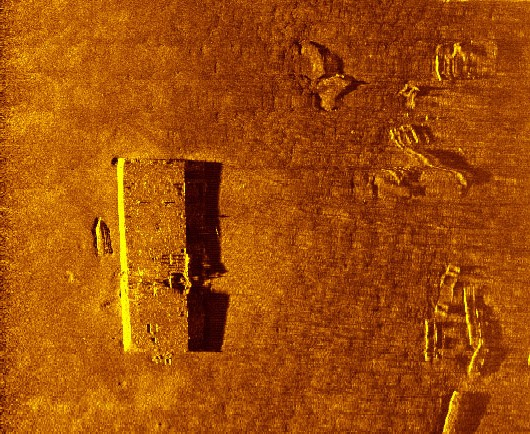
%> input picture data/images/scan-2200s-5.jpg, 530 x 434 px
$ octave criminisi_inpainting.m   (GNU Octave 9; MATLAB toolbox functions it lacks are replaced by stand-ins)
%> lines starting %> are read from the running program, lines starting %| are printed output that depends on the picture; in (x1, y1, x2, y2) boxes, pixels count from 0 and x2, y2 are one past the last pixel; in counts of white or black regions, pixels touching at a corner belong together; the program's own positions count from 1
% метод Criminisi Inpainting для удаления теней

clc; clear all; close all;

% Загрузка изображения
originalImage = imread('../data/images/scan-2200s-5.jpg');
%> originalImage is the input picture: size 434x530x3 uint8; mean R, G, B 161.9, 77.4, 9.9

% Предварительная обработка изображения
% Изменение размера изображения (если требуется)
% resizedImage = originalImage;
resizedImage = imresize(originalImage, [512, 512]);
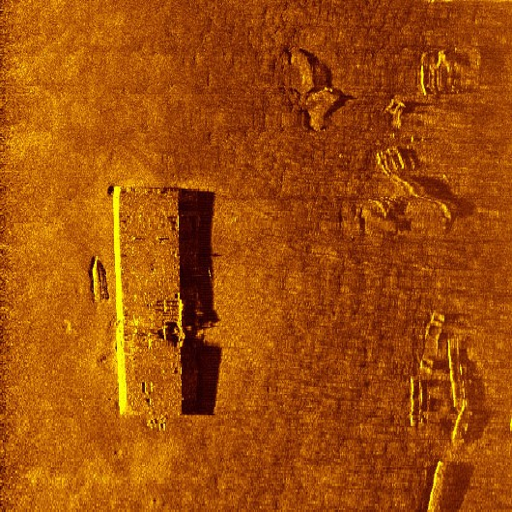
%> resizedImage: size 512x512x3 uint8; mean R, G, B 161.9, 77.4, 10

% Преобразование изображения в оттенки серого
if size(resizedImage, 3) == 3
    % Преобразование изображения в оттенки серого
    grayImage = rgb2gray(resizedImage);
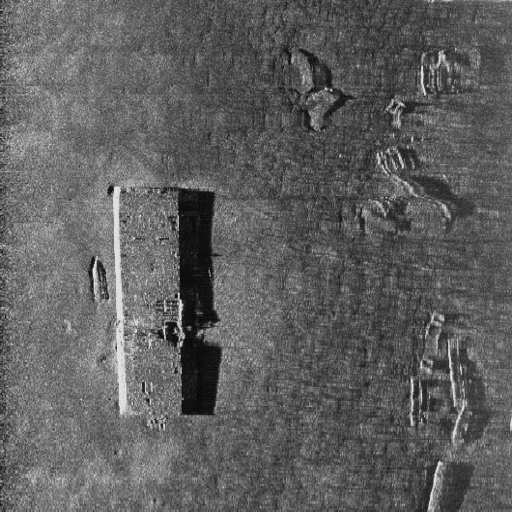
%> grayImage: size 512x512 uint8; min 8, max 234, mean 95
else
    % Изображение уже чёрно-белое
    grayImage = resizedImage;
end

% Устранение шума с использованием медианного фильтра
% denoisedImage = medfilt2(grayImage);

% Повышение качества изображения (гистограммное выравнивание)
% enhancedImage = histeq(grayImage);
enhancedImage = grayImage;

% Применение алгоритма k-means для сегментации теней
% Установка количества кластеров (например, 3: фон, объект, тень)
numClusters = 3;

% Преобразуем изображение в вектор для k-means
imageVector = double(enhancedImage(:)); % Одномерный вектор из изображения

% Применяем k-means
clusterIdx = kmeans(imageVector, numClusters, 'MaxIter', 1000);

% Проверка размера clusterIdx
disp(['Размер clusterIdx: ', num2str(size(clusterIdx))]); % Ожидается [numPixels x 1]
%| Размер clusterIdx: 262144       1

% Преобразуем вектор кластеров обратно в размер изображения
clusteredImage = reshape(clusterIdx, size(enhancedImage)); % Преобразование в двумерную матрицу
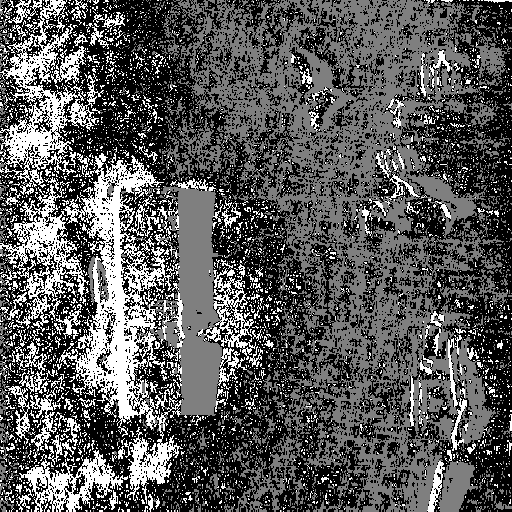
%> clusteredImage: size 512x512 double; min 1, max 3, mean 1.7; drawn with min black and max white

% Идентификация теневого сегмента (выбор кластера с низкой интенсивностью)
% Находим минимальный центр кластера (теневые области)
clusterCenters = accumarray(clusterIdx, imageVector, [], @mean);
%> clusterCenters = [99.55; 62.83; 140.5]
[~, shadowCluster] = min(clusterCenters);
%> shadowCluster = 2

% Создаем бинарную маску для теней
shadowMask = clusteredImage == shadowCluster;
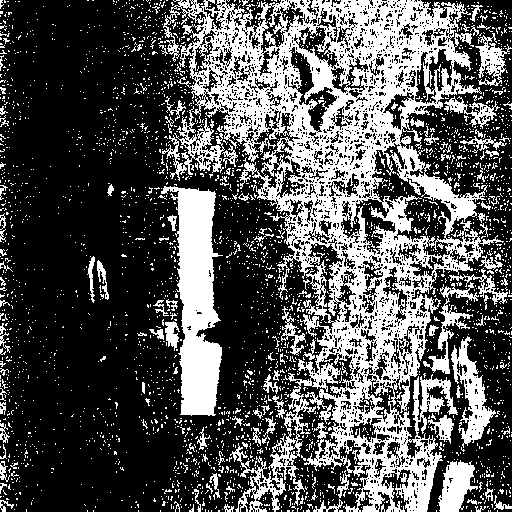
%> shadowMask: size 512x512 logical; 33.1% white; 3112 white regions (2978 under 20 px), largest, box (x1, y1, x2, y2) and area: (163, 0, 504, 512) 56534, (161, 186, 223, 416) 7834, (451, 336, 496, 448) 1799

% Заполнение теневых областей с помощью Criminisi Inpainting
% Определяем область для заполнения
inpaintRegion = shadowMask;

% Преобразуем изображение в цветное для восстановления
rgbImage = resizedImage;

% Заполнение теней алгоритмом Criminisi Inpainting
% Если inpaintExemplar отсутствует, это нужно заменить на доступную функцию восстановления
try
    filledImage = inpaintExemplar(rgbImage, inpaintRegion);
catch
    warning('Функция inpaintExemplar отсутствует! Пропускаем этап восстановления.');
    filledImage = rgbImage; % Просто используем исходное изображение
end

% Постобработка: морфологические операции для сглаживания границ
se = strel('square', 5); % Структурирующий элемент (диск радиусом 5)
smoothedMask = imdilate(inpaintRegion, se);
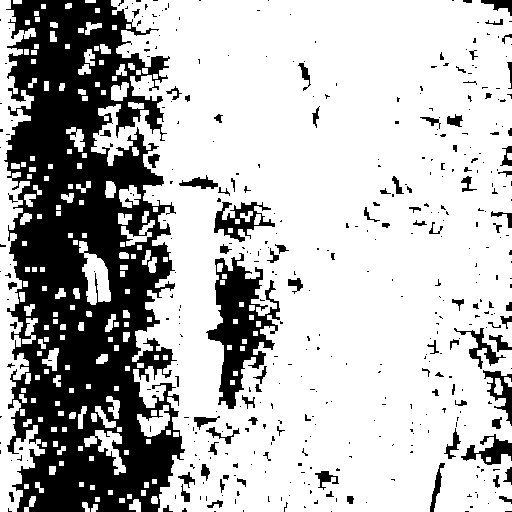
%> smoothedMask: size 512x512 logical; 72.4% white; 431 black regions (334 under 20 px), largest, box (x1, y1, x2, y2) and area: (4, 0, 185, 512) 57629, (206, 253, 280, 409) 4880, (214, 202, 275, 242) 1009
finalImage = imerode(filledImage, se);
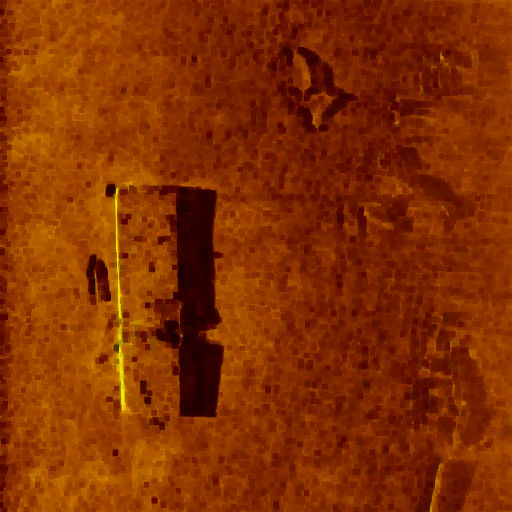
%> finalImage: size 512x512x3 uint8; mean R, G, B 132.6, 47.6, 0

% Отображение результатов
figure;
imshow(originalImage);
title('Оригинальное изображение');

figure;
imshow(shadowMask);
title('Маска теневых областей');

figure;
imshow(filledImage);
title('После Criminisi Inpainting');

$ run again, with data/images/6_copy.jpg copied over data/images/scan-2200s-5.jpg
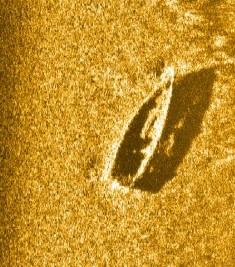
%> input picture data/images/6_copy.jpg, 235 x 267 px
%> originalImage is the input picture: size 267x235x3 uint8; mean R, G, B 194.5, 144.5, 40.2
%| Размер clusterIdx: 262144       1
%> `clusteredImage = reshape(clusterIdx, size(enhancedImage));`:
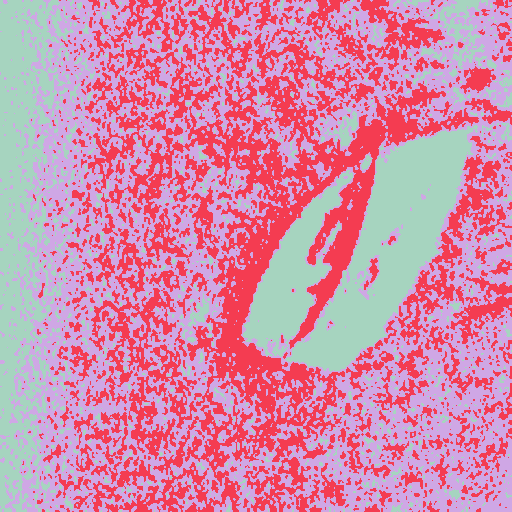
%> clusteredImage: size 512x512 double; 3 distinct labels, from 1 to 3; one colour per label, 0 black
%> clusterCenters = [91.92; 187.3; 144]
%> shadowCluster = 1
%> shadowMask: size 512x512 logical; 20.9% white; 1499 white regions (1366 under 20 px), largest, box (x1, y1, x2, y2) and area: (0, 0, 74, 512) 17680, (285, 125, 478, 372) 16967, (243, 170, 353, 357) 6708
%> smoothedMask: size 512x512 logical; 45.6% white; 563 white regions (3 under 20 px), largest, box (x1, y1, x2, y2) and area: (0, 0, 103, 512) 36107, (241, 121, 512, 374) 29417, (389, 0, 512, 110) 5545
%> `finalImage = imerode(filledImage, se);`:
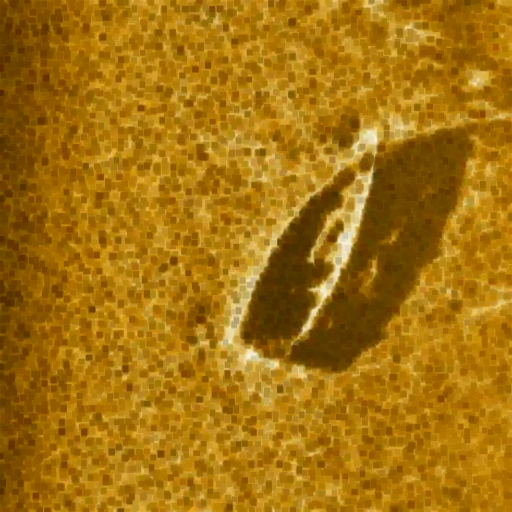
%> finalImage: size 512x512x3 uint8; mean R, G, B 165.4, 114.9, 14.5

$ run again, with data/images/others_264.jpg copied over data/images/scan-2200s-5.jpg
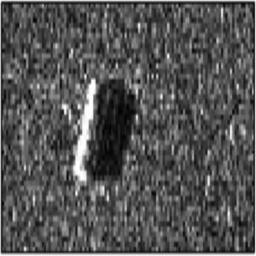
%> input picture data/images/others_264.jpg, 256 x 256 px
%> originalImage is the input picture: size 256x256 uint8; min 0, max 255, mean 83.7
%| Размер clusterIdx: 262144       1
%> `clusteredImage = reshape(clusterIdx, size(enhancedImage));`:
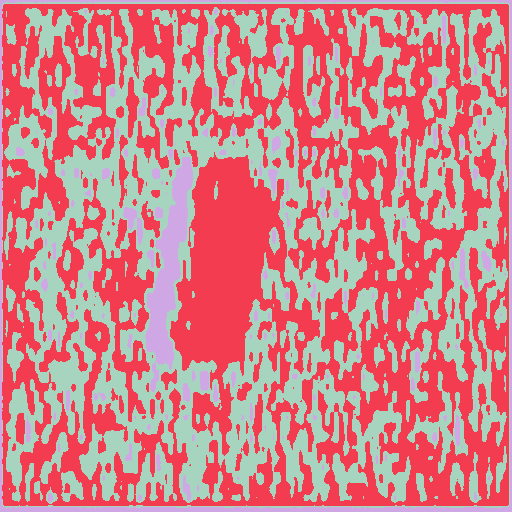
%> clusteredImage: size 512x512 double; 3 distinct labels, from 1 to 3; one colour per label, 0 black
%> clusterCenters = [101.6; 54.75; 197]
%> shadowCluster = 2
%> shadowMask: size 512x512 logical; 50.2% white; 151 black regions (46 under 20 px), largest, box (x1, y1, x2, y2) and area: (14, 9, 378, 503) 62707, (438, 9, 508, 447) 11264, (0, 0, 512, 512) 8015
%> smoothedMask: size 512x512 logical; 77.1% white; 296 black regions (132 under 20 px), largest, box (x1, y1, x2, y2) and area: (57, 85, 214, 500) 13295, (0, 0, 512, 512) 3598, (192, 100, 306, 246) 2909
%> `finalImage = imerode(filledImage, se);`:
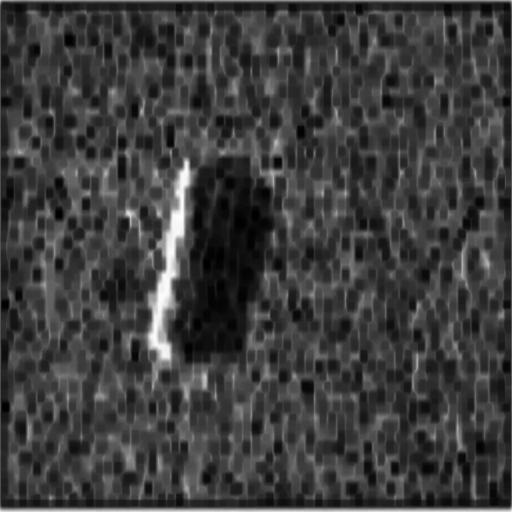
%> finalImage: size 512x512 uint8; min 0, max 253, mean 61.2

$ run again, with data/images/others_286.jpg copied over data/images/scan-2200s-5.jpg
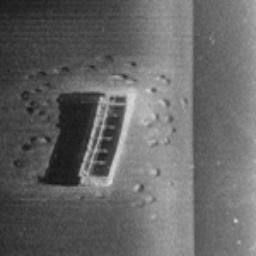
%> input picture data/images/others_286.jpg, 256 x 256 px
%> originalImage is the input picture: size 256x256 uint8; min 21, max 218, mean 101.4
%| Размер clusterIdx: 262144       1
%> `clusteredImage = reshape(clusterIdx, size(enhancedImage));`:
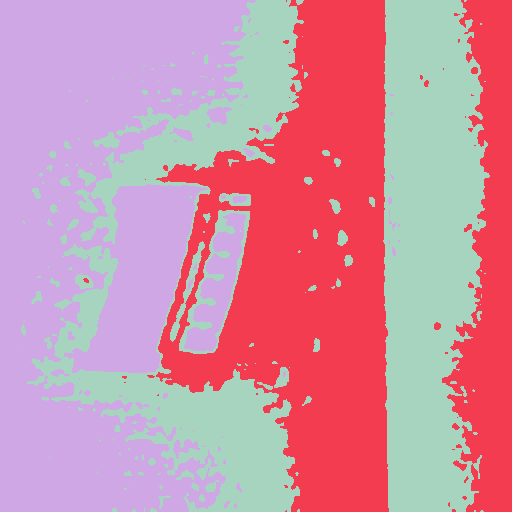
%> clusteredImage: size 512x512 double; 3 distinct labels, from 1 to 3; one colour per label, 0 black
%> clusterCenters = [99.36; 144.3; 60.23]
%> shadowCluster = 3
%> shadowMask: size 512x512 logical; 33.5% white; 56 white regions (37 under 20 px), largest, box (x1, y1, x2, y2) and area: (0, 0, 256, 512) 82893, (184, 213, 246, 351) 3399, (206, 107, 233, 125) 284
%> smoothedMask: size 512x512 logical; 38.5% white; 28 white regions, largest, box (x1, y1, x2, y2) and area: (0, 0, 261, 512) 93983, (182, 211, 248, 353) 4618, (386, 237, 402, 258) 206
%> `finalImage = imerode(filledImage, se);`:
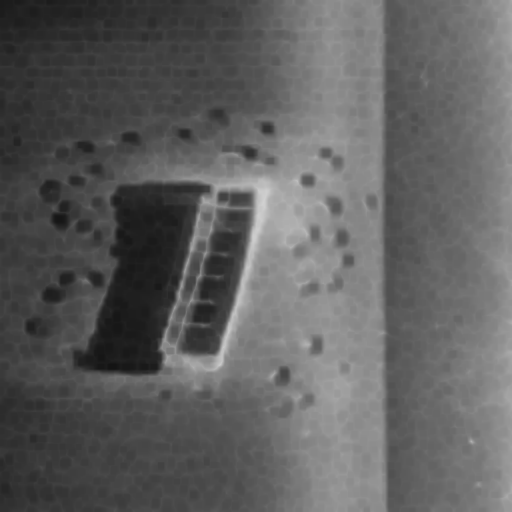
%> finalImage: size 512x512 uint8; min 20, max 209, mean 95.4
